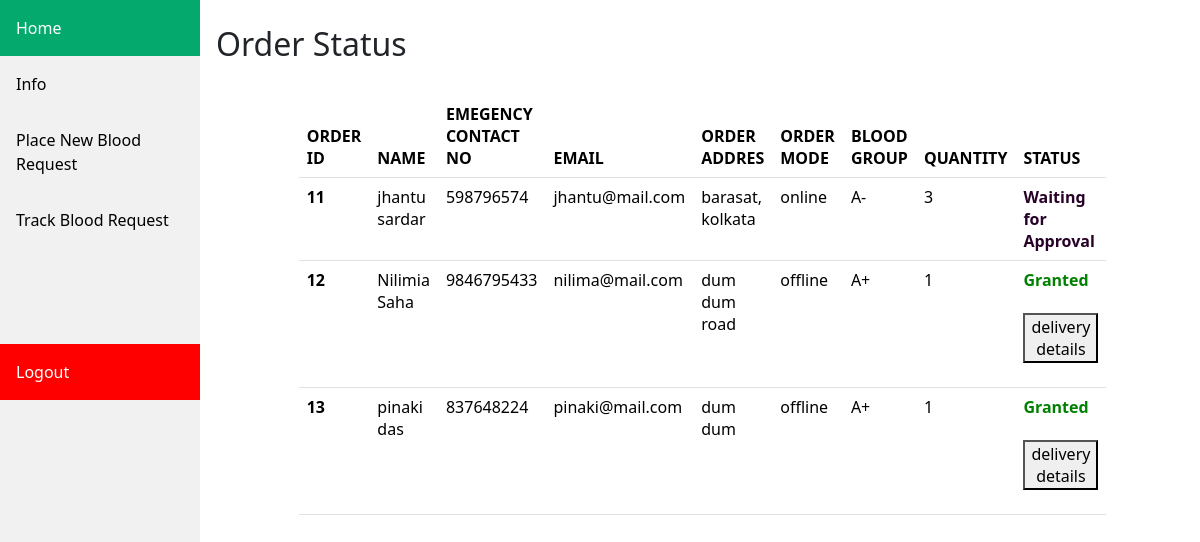
Page /ricipient/r_trackallreq/ (signed in) on the committed database.
### core/models.py (models this page shows)
class Order(models.Model):
    userid = models.ForeignKey(User,on_delete=models.CASCADE)
    name = models.CharField(max_length=100)
    email = models.EmailField()
    age = models.IntegerField()
    bloodgroup = models.ForeignKey(Bloodstock, on_delete=models.CASCADE)
    quantity = models.IntegerField()
    address = models.TextField()
    idproff = models.CharField(max_length=200)
    idtype = models.CharField(max_length=100)
    contactno = models.BigIntegerField()
    emer_contactno = models.BigIntegerField()
    orderdate = models.DateTimeField(default=datetime.now, null=True)
    deliverdate = models.DateField()
    delivertime = models.CharField(max_length=10)
    deliverymode = models.CharField(max_length=100)
    status = models.BooleanField(default=False)

class Bloodstock(models.Model):
    blood_type = models.CharField(max_length=5)
    quantity = models.IntegerField()
    def __str__(self):
        return self.blood_type

### ricipient/views.py (the view)
# urls.py: path("r_trackallreq/",TrackAllRequestView,name="r_trackallreq"),
def TrackAllRequestView(request):
    if request.user.is_authenticated:
        if request.user.is_receipient:
            if request.user.status:
                user = request.user
                try:
                    user_obj = User.objects.get(id=user.id)
                    order = Order.objects.filter(userid=user_obj)
                    return render(request,"dashboard/r_orders.html",context={"order":order})
                except Exception as e:
                    print(e)
                    return HttpResponse("error occured!")
            else:
                return HttpResponse("Your account is not approved! Please wait for confirmation!")
        else:
            return HttpResponse("bad request!")
    else:
        return redirect("/ricipient/r_login/")

### ricipient/templates/dashboard/r_orders.html (shortened to what this page needs)
{% extends "base_ricipient.html" %}
{% block sidebar %}
  <div class="content">
    <h2>Order Status</h2>
    <br>
    <div class="row">
        <div class="col-1"></div>
        <div class="col-10">
            <table class="table">
                <thead>
                  <tr>
                    <th scope="col">ORDER ID</th>
                    <th scope="col">NAME</th>
                    <th scope="col">EMEGENCY CONTACT NO</th>
                    <th scope="col">EMAIL</th>
                    <th scope="col">ORDER ADDRES</th>
                    <th scope="col">ORDER MODE</th>
                    <th scope="col">BLOOD GROUP</th>
                    <th scope="col">QUANTITY</th>
                    <th scope="col">STATUS</th>
                  </tr>
                </thead>
                <tbody>
                    {% for x in order %}
                  <tr>
                    <th scope="row">{{x.id}}</th>
                    <td>{{x.name}}</td>
                    <td>{{x.emer_contactno}}</td>
                    <td>{{x.email}}</td>
                    <td>{{x.address}}</td>
                    <td>{{x.deliverymode}}</td>
                    <td>{{x.bloodgroup}}</td>
                    <td>{{x.quantity}}</td>
                    <td>
                    {% if not x.status %}  <font style="color: rgb(39, 1, 39);"><b>Waiting for Approval</b></font> {% endif %}
                    {% if x.status %}
                      <font style="color: green;"><b>Granted</b></font>
                      <br><br>
                    {% if x.deliverymode == "offline" %}
                    <form action="{% url 'r_offlinedelivery' %}" method="post">
                      <button>delivery details</button>
                    </form>
                    {% endif %}
                    {% endif %}
                    </td>
                  </tr>
                {% endfor %}
                </tbody>
              </table>
        </div>
        <div class="col-1"></div>
    </div>
   </div>
{% endblock %}

### ricipient/templates/ricipient_sidebar.html (style rules this page uses)
div.content { margin-left: 200px; padding: 1px 16px; height: 1000px; }

### rows in the picture
Order: id "11", name "jhantu sardar", emer_contactno "598796574", email "jhantu@mail.com", address "barasat, kolkata", deliverymode "online", bloodgroup "A-", quantity "3", status "Waiting for Approval"
Order: id "12", name "Nilimia Saha", emer_contactno "9846795433", email "nilima@mail.com", address "dum dum road", deliverymode "offline", bloodgroup "A+", quantity "1"
Order: id "13", name "pinaki das", emer_contactno "837648224", email "pinaki@mail.com", address "dum dum", deliverymode "offline", bloodgroup "A+", quantity "1"
